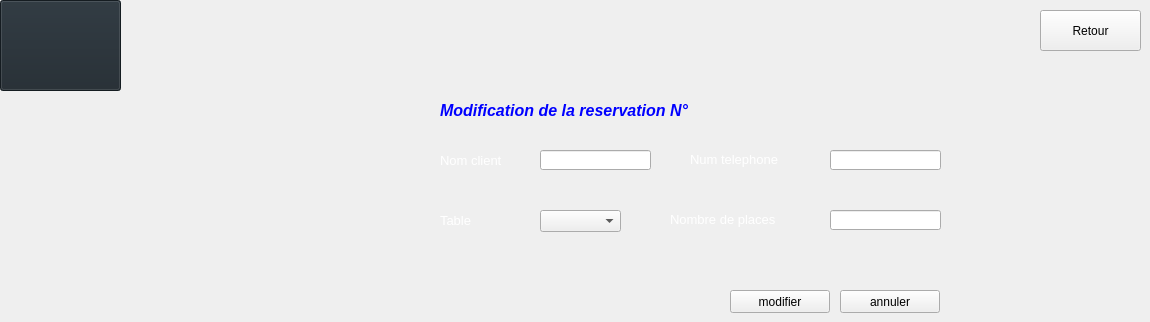
      <widget class="QWidget" name="Modifier_2">
       <attribute name="title">
        <string>Modifier</string>
       </attribute>
       <widget class="QPushButton" name="modifier_reservation">
        <property name="geometry">
         <rect>
          <x>730</x>
          <y>290</y>
          <width>100</width>
          <height>23</height>
         </rect>
        </property>
        <property name="styleSheet">
         <string notr="true"/>
        </property>
        <property name="text">
         <string>modifier</string>
        </property>
        <property name="icon">
         <iconset resource="Ressources.qrc">
          <normaloff>:/new/images/images/update.png</normaloff>:/new/images/images/update.png</iconset>
        </property>
        <property name="iconSize">
         <size>
          <width>20</width>
          <height>20</height>
         </size>
        </property>
       </widget>
       <widget class="QPushButton" name="reset_3_reservation">
        <property name="geometry">
         <rect>
          <x>840</x>
          <y>290</y>
          <width>100</width>
          <height>23</height>
         </rect>
        </property>
        <property name="styleSheet">
         <string notr="true"/>
        </property>
        <property name="text">
         <string>annuler</string>
        </property>
        <property name="icon">
         <iconset resource="Ressources.qrc">
          <normaloff>:/new/images/images/cancel.png</normaloff>:/new/images/images/cancel.png</iconset>
        </property>
        <property name="iconSize">
         <size>
          <width>20</width>
          <height>20</height>
         </size>
        </property>
       </widget>
       <widget class="QLabel" name="label_30">
        <property name="geometry">
         <rect>
          <x>440</x>
          <y>90</y>
          <width>361</width>
          <height>41</height>
         </rect>
        </property>
        <property name="font">
         <font>
          <pointsize>22</pointsize>
         </font>
        </property>
        <property name="styleSheet">
         <string notr="true"/>
        </property>
        <property name="text">
         <string>&lt;html&gt;&lt;head/&gt;&lt;body&gt;&lt;p&gt;&lt;span style=&quot; font-size:12pt; font-weight:600; font-style:italic; color:#0000ff;&quot;&gt;Modification de la reservation N°&lt;/span&gt;&lt;/p&gt;&lt;/body&gt;&lt;/html&gt;</string>
        </property>
       </widget>
       <widget class="QLabel" name="ID">
        <property name="geometry">
         <rect>
          <x>790</x>
          <y>90</y>
          <width>91</width>
          <height>41</height>
         </rect>
        </property>
        <property name="font">
         <font>
          <pointsize>22</pointsize>
         </font>
        </property>
        <property name="text">
         <string/>
        </property>
       </widget>
       <widget class="QLabel" name="label_31">
        <property name="geometry">
         <rect>
          <x>670</x>
          <y>210</y>
          <width>141</width>
          <height>20</height>
         </rect>
        </property>
        <property name="text">
         <string>&lt;html&gt;&lt;head/&gt;&lt;body&gt;&lt;p&gt;&lt;span style=&quot; font-size:10pt; color:#ffffff;&quot;&gt;Nombre de places&lt;/span&gt;&lt;/p&gt;&lt;/body&gt;&lt;/html&gt;</string>
        </property>
       </widget>
       <widget class="QLineEdit" name="nombre2">
        <property name="geometry">
         <rect>
          <x>830</x>
          <y>210</y>
          <width>111</width>
          <height>20</height>
         </rect>
        </property>
        <property name="styleSheet">
         <string notr="true"/>
        </property>
        <property name="text">
         <string/>
        </property>
       </widget>
       <widget class="QLabel" name="label_32">
        <property name="geometry">
         <rect>
          <x>440</x>
          <y>150</y>
          <width>91</width>
          <height>21</height>
         </rect>
        </property>
        <property name="text">
         <string>&lt;html&gt;&lt;head/&gt;&lt;body&gt;&lt;p&gt;&lt;span style=&quot; font-size:10pt; color:#ffffff;&quot;&gt;Nom client&lt;/span&gt;&lt;/p&gt;&lt;/body&gt;&lt;/html&gt;</string>
        </property>
       </widget>
       <widget class="QLineEdit" name="telephone2">
        <property name="geometry">
         <rect>
          <x>830</x>
          <y>150</y>
          <width>111</width>
          <height>20</height>
         </rect>
        </property>
        <property name="styleSheet">
         <string notr="true"/>
        </property>
        <property name="text">
         <string/>
        </property>
       </widget>
       <widget class="QComboBox" name="tables2_reservation">
        <property name="geometry">
         <rect>
          <x>540</x>
          <y>210</y>
          <width>81</width>
          <height>22</height>
         </rect>
        </property>
        <property name="styleSheet">
         <string notr="true"/>
        </property>
       </widget>
       <widget class="QLabel" name="label_56">
        <property name="geometry">
         <rect>
          <x>440</x>
          <y>210</y>
          <width>71</width>
          <height>21</height>
         </rect>
        </property>
        <property name="text">
         <string>&lt;html&gt;&lt;head/&gt;&lt;body&gt;&lt;p&gt;&lt;span style=&quot; font-size:10pt; color:#ffffff;&quot;&gt;Table&lt;/span&gt;&lt;/p&gt;&lt;/body&gt;&lt;/html&gt;</string>
        </property>
       </widget>
       <widget class="QLineEdit" name="nom_2">
        <property name="geometry">
         <rect>
          <x>540</x>
          <y>150</y>
          <width>111</width>
          <height>20</height>
         </rect>
        </property>
        <property name="styleSheet">
         <string notr="true">/*QTableView Top left style */
QTableView QTableCornerButton::section {
   /*  background: red;
    border: 2px outset red;*/
    color: red;
    background-color: rgb(64, 64, 64);
    border: 5px solid #f6f7fa;
    border-radius:0px;
    border-color: rgb(64, 64, 64);
 }

 QTableView {
         Color: white; /* text color in the table */
         Gridline-color: black; /*The inner frame color*/
         Background-color: rgb(108, 108, 108); /* background color in the table*/
    alternate-background-color: rgb(64, 64, 64);
         Selection-color: white; /* The text color of the selected area*/
         Selection-background-color: rgb(77, 77, 77); /*The background color of the selected area*/
    border: 2px groove gray;
    border-radius: 0px;
    padding: 2px 4px;
}

QHeaderView {
    color: white;
    font: bold 10pt;
    background-color: rgb(108, 108, 108);
    border: 0px solid rgb(144, 144, 144);
    border:0px solid rgb(191,191,191);
    border-left-color: rgba(255, 255, 255, 0);
    border-top-color: rgba(255, 255, 255, 0);
    border-radius:0px;
    min-height:29px;
}

QHeaderView::section {
    color: white;
    background-color: rgb(64, 64, 64);
    border: 5px solid #f6f7fa;
    border-radius:0px;
    border-color: rgb(64, 64, 64);
}</string>
        </property>
       </widget>
       <widget class="QLabel" name="label_57">
        <property name="geometry">
         <rect>
          <x>690</x>
          <y>150</y>
          <width>121</width>
          <height>20</height>
         </rect>
        </property>
        <property name="text">
         <string>&lt;html&gt;&lt;head/&gt;&lt;body&gt;&lt;p&gt;&lt;span style=&quot; font-size:10pt; color:#ffffff;&quot;&gt;Num telephone&lt;/span&gt;&lt;/p&gt;&lt;/body&gt;&lt;/html&gt;</string>
        </property>
       </widget>
       <widget class="QLabel" name="nom_msg_2">
        <property name="geometry">
         <rect>
          <x>430</x>
          <y>180</y>
          <width>241</width>
          <height>16</height>
         </rect>
        </property>
        <property name="text">
         <string/>
        </property>
       </widget>
       <widget class="QLabel" name="telephone_msg_2">
        <property name="geometry">
         <rect>
          <x>720</x>
          <y>180</y>
          <width>241</width>
          <height>16</height>
         </rect>
        </property>
        <property name="text">
         <string/>
        </property>
       </widget>
       <widget class="QLabel" name="nombre_places_msg_2">
        <property name="geometry">
         <rect>
          <x>710</x>
          <y>240</y>
          <width>241</width>
          <height>16</height>
         </rect>
        </property>
        <property name="text">
         <string/>
        </property>
       </widget>
       <widget class="QPushButton" name="retour_3_reservation">
        <property name="geometry">
         <rect>
          <x>1040</x>
          <y>10</y>
          <width>101</width>
          <height>41</height>
         </rect>
        </property>
        <property name="styleSheet">
         <string notr="true"/>
        </property>
        <property name="text">
         <string>Retour</string>
        </property>
        <property name="icon">
         <iconset resource="images.qrc">
          <normaloff>:/images/return.png</normaloff>:/images/return.png</iconset>
        </property>
        <property name="iconSize">
         <size>
          <width>30</width>
          <height>30</height>
         </size>
        </property>
       </widget>
       <widget class="QPushButton" name="pushButton_18">
        <property name="geometry">
         <rect>
          <x>0</x>
          <y>0</y>
          <width>121</width>
          <height>91</height>
         </rect>
        </property>
        <property name="styleSheet">
         <string notr="true">QPushButton
{
 
    background-color: #1e272e;
    
    border-color: #1e272e;
   
}</string>
        </property>
        <property name="text">
         <string/>
        </property>
        <property name="icon">
         <iconset resource="Ressources.qrc">
          <normaloff>:/new/images/images/Image4.png</normaloff>:/new/images/images/Image4.png</iconset>
        </property>
        <property name="iconSize">
         <size>
          <width>80</width>
          <height>80</height>
         </size>
        </property>
       </widget>
      </widget>
